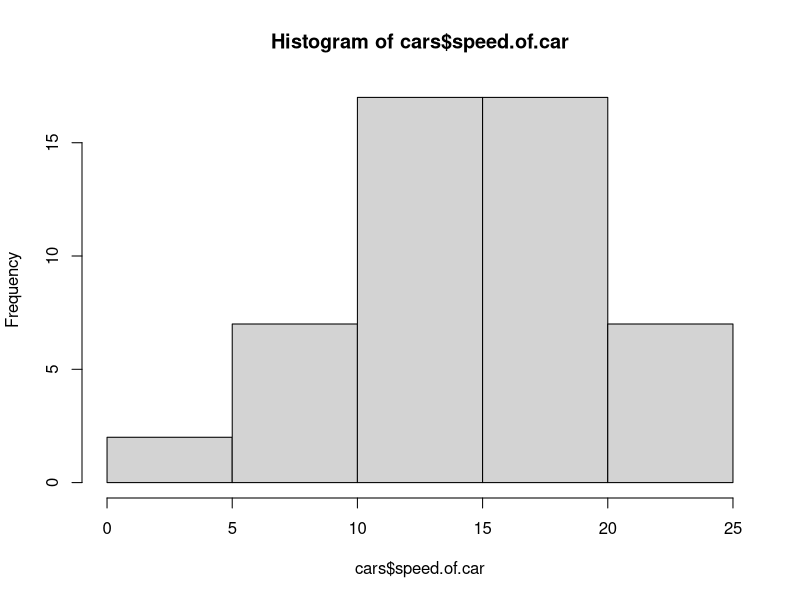
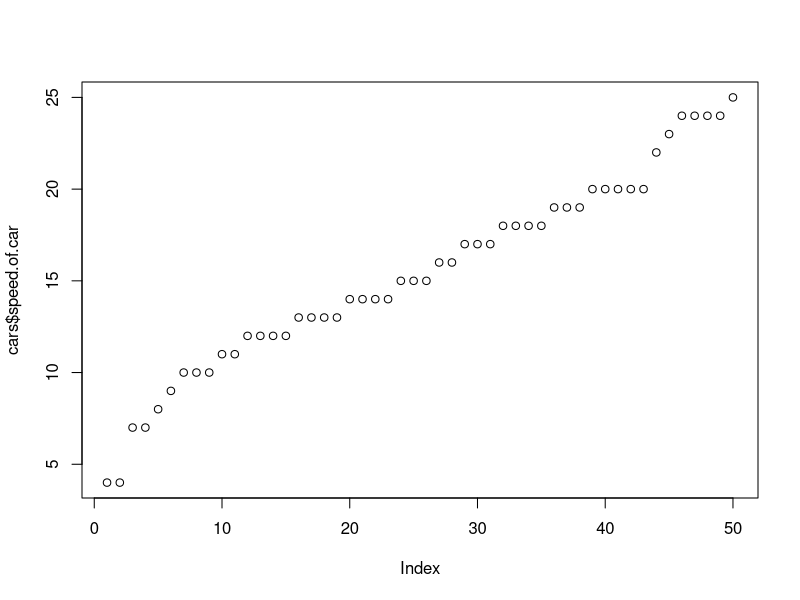
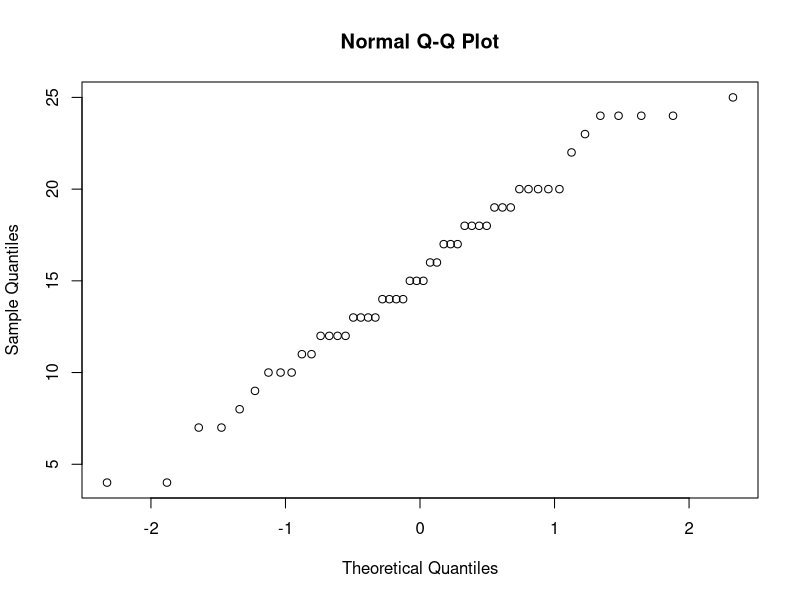

Write R code to recreate these figures, in order. (Note: this script raises an error after producing the figures.)

# load libraries
library(ggplot2)
library(dplyr)

# read data
cars <- read.csv("data/cars.csv")

attributes(cars)
summary(cars)
str(cars)
names(cars)
cars$speed.of.car
hist(cars$speed.of.car)
plot(cars$speed.of.car)
qqnorm(cars$speed.of.car)
set.seed(123)
trainSize <- round(nrow(cars) * 0.7)
testSize <- nrow(cars) - trainSize
nrow(cars)
training_indices <- sample(seq_len(nrow(cars)), size = trainSize)
seq_len(50)
trainSet <- cars[training_indices,]
testSet <- cars[-training_indices,]
linearModel = lm(, trainSet)
cars %>%  group_by(age)